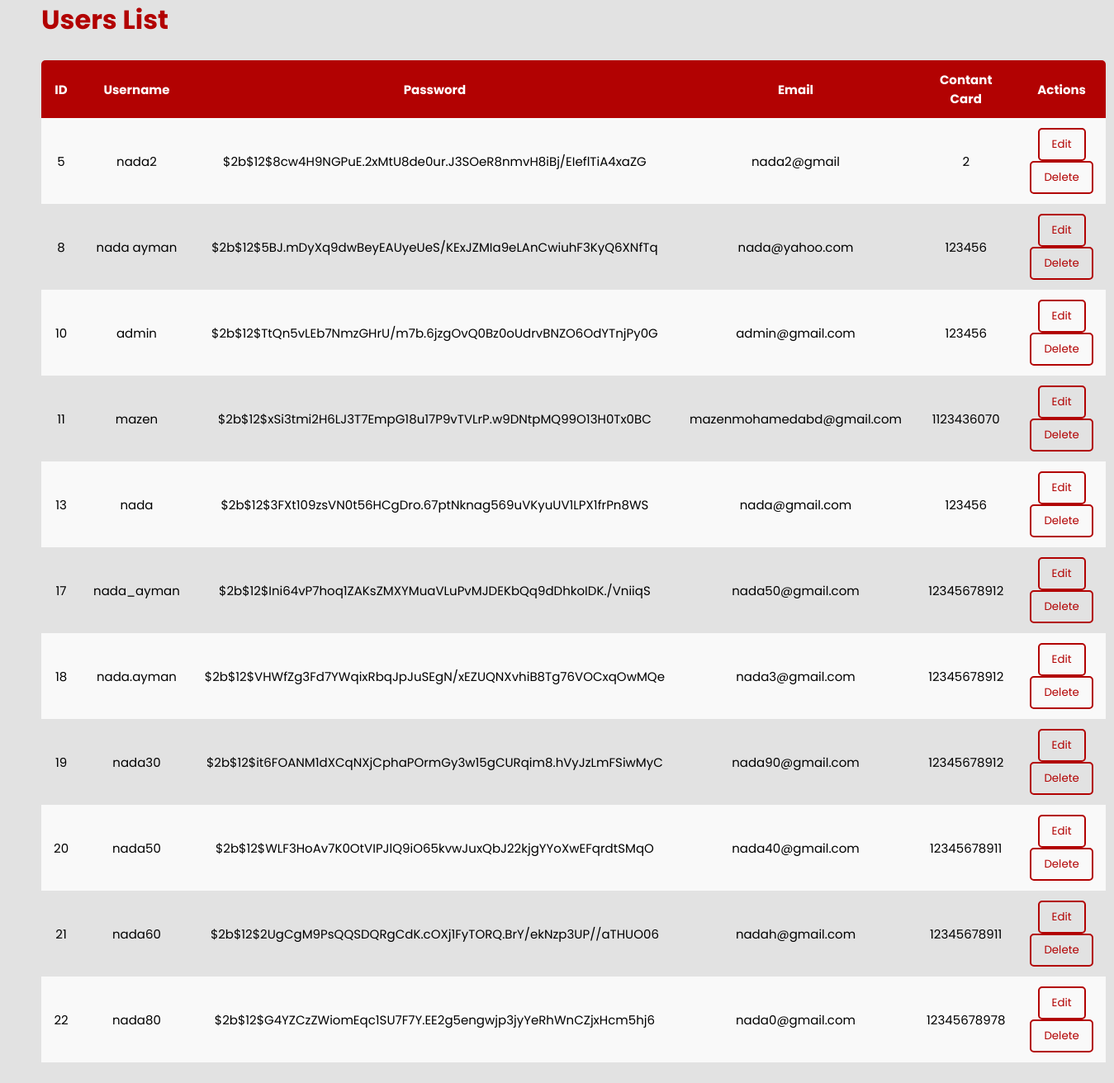
/admin_list, run on the app's committed database.
### tables this page shows
CREATE TABLE users (
			id INTEGER PRIMARY KEY AUTOINCREMENT,
			username TEXT NOT NULL UNIQUE,
			password TEXT NOT NULL,
            email TEXT NOT NULL UNIQUE, 
            contact INTEGER NOT NULL,
            img TEXT
		);

### app.py (the view, shortened to what this page needs)
@app.route('/admin_list', methods=['GET', 'POST'])
def admin_list():
    if request.method == 'GET':
        users = db.get_all_users(connection)
        return render_template('userList.html', users=users)

### db.py (called while the page is built)
def get_all_users(connection):
    cursor = connection.cursor()
    query = 'SELECT * FROM users'
    cursor.execute(query)
    return cursor.fetchall()

### templates/userList.html (shortened to what this page needs)
<!DOCTYPE html>
<html lang="en">
  <head>
    <link
      rel="stylesheet"
      href="{{ url_for('static', filename='css/userList.css') }}"
    />
  </head>
  <body>
    <div class="container">
      <h1>Users List</h1>
      <table class="table">
        <thead>
          <tr>
            <th>ID</th>
            <th>Username</th>
            <th>Password</th>
            <th>Email</th>
            <th>Contant Card</th>
            <th>Actions</th>
          </tr>
        </thead>
        <tbody>
          {% for user in users %}
          <tr>
            <td>{{ user[0] }}</td>
            <td>{{ user[1] }}</td>
            <td>{{ user[2] }}</td>
            <td>{{ user[3] }}</td>
            <td>{{ user[4] }}</td>
            <td>
              <form method="POST" style="display: inline">
                <button type="submit" name="action" value="edit">Edit</button>
              </form>
              <form method="POST" style="display: inline">
                <button type="submit" name="action" value="delete">
                  Delete
                </button>
              </form>
            </td>
          </tr>
          {% endfor %}
        </tbody>
      </table>
    </div>
  </body>
</html>

### static/css/userList.css (style rules this page uses)
* { margin: 0; padding: 0; outline: none; border: none; text-decoration: none; box-sizing: border-box; font-family: 'Poppins', sans-serif; }
:root { --primary-color: #b20202; --secondary-color: #D10024; --font: #555555; }
body { background: rgb(226, 226, 226); }
h1 { color: var(--primary-color); }
.container { display: block; margin: 0 50px; }
.table { border-collapse: collapse; margin: 25px 0; font-size: 15px; min-width: 100%; overflow: hidden; border-radius: 5px 5px 0 0; text-align: center; }
.table thead { text-align: center; color: #fff; background: var(--primary-color); text-align: left; font-weight: bold; }
.table th, .table td { padding: 12px 15px; text-align: center; }
.table tbody tr:nth-of-type(odd) { background: #f9f9f9; }
.table button { padding: 8px 15px; border-radius: 5px; cursor: pointer; background: transparent; border: 2px solid var(--primary-color); color: var(--primary-color); transition: all 0.3s ease; }

### data on the page
users: id "5", username "nada2", password "$2b$12$8cw4H9NGPuE.2xMtU8de0ur.J3SOeR8nmvH8iBj/EIeflTiA4xaZG", email "nada2@gmail", contact "2"
users: id "8", username "nada ayman", password "$2b$12$5BJ.mDyXq9dwBeyEAUyeUeS/KExJZMIa9eLAnCwiuhF3KyQ6XNfTq", email "nada@yahoo.com", contact "123456"
users: id "10", username "admin", password "$2b$12$TtQn5vLEb7NmzGHrU/m7b.6jzgOvQ0Bz0oUdrvBNZO6OdYTnjPy0G", email "admin@gmail.com", contact "123456"
users: id "11", username "mazen", password "$2b$12$xSi3tmi2H6LJ3T7EmpG18u17P9vTVLrP.w9DNtpMQ99O13H0Tx0BC", email "mazenmohamedabd@gmail.com", contact "1123436070"
users: id "13", username "nada", password "$2b$12$3FXt109zsVN0t56HCgDro.67ptNknag569uVKyuUV1LPX1frPn8WS", email "nada@gmail.com", contact "123456"
users: id "17", username "nada_ayman", password "$2b$12$Ini64vP7hoq1ZAKsZMXYMuaVLuPvMJDEKbQq9dDhkoIDK./VniiqS", email "nada50@gmail.com", contact "12345678912"
users: id "18", username "nada.ayman", password "$2b$12$VHWfZg3Fd7YWqixRbqJpJuSEgN/xEZUQNXvhiB8Tg76VOCxqOwMQe", email "nada3@gmail.com", contact "12345678912"
users: id "19", username "nada30", password "$2b$12$it6FOANM1dXCqNXjCphaPOrmGy3w15gCURqim8.hVyJzLmFSiwMyC", email "nada90@gmail.com", contact "12345678912"
users: id "20", username "nada50", password "$2b$12$WLF3HoAv7K0OtVIPJlQ9iO65kvwJuxQbJ22kjgYYoXwEFqrdtSMqO", email "nada40@gmail.com", contact "12345678911"
users: id "21", username "nada60", password "$2b$12$2UgCgM9PsQQSDQRgCdK.cOXj1FyTORQ.BrY/ekNzp3UP//aTHUO06", email "nadah@gmail.com", contact "12345678911"
users: id "22", username "nada80", password "$2b$12$G4YZCzZWiomEqc1SU7F7Y.EE2g5engwjp3jyYeRhWnCZjxHcm5hj6", email "nada0@gmail.com", contact "12345678978"
